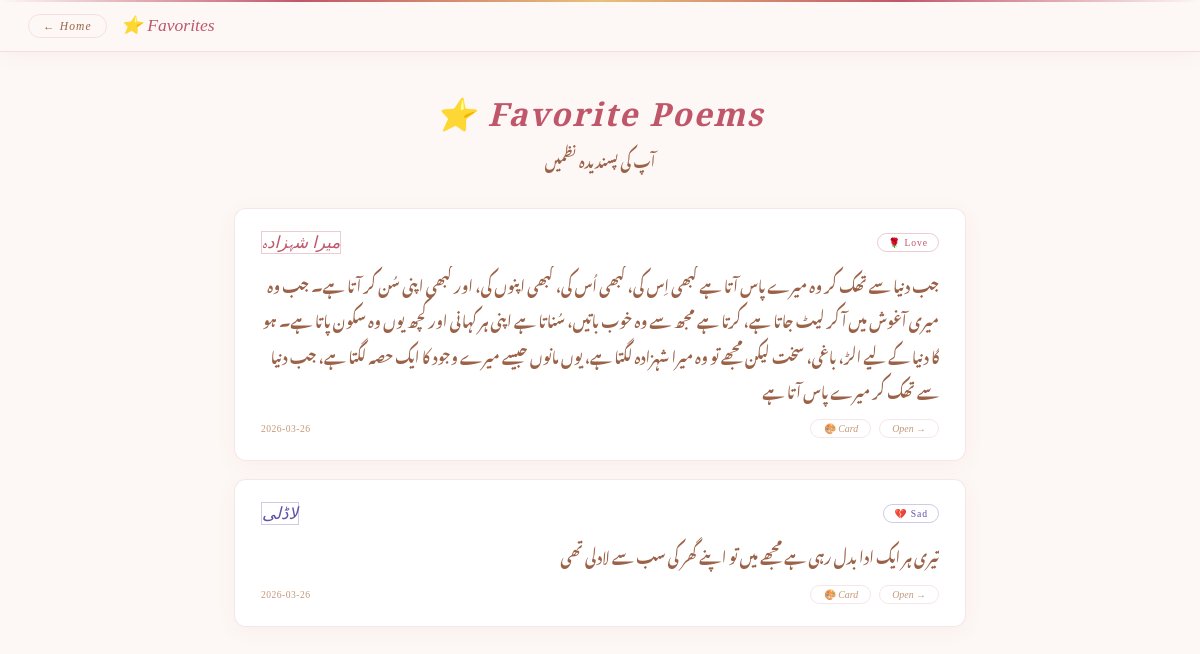
/favorites, run on the app's committed database.
### tables this page shows
CREATE TABLE poems (
            id      INTEGER PRIMARY KEY AUTOINCREMENT,
            mood    TEXT NOT NULL,
            title   TEXT NOT NULL,
            content TEXT NOT NULL,
            created TEXT DEFAULT (date('now'))
        , image TEXT DEFAULT NULL, user_id INTEGER DEFAULT 1, is_public INTEGER DEFAULT 0);

### app.py (the view)
@app.route('/favorites')
def favorites():
    conn = sqlite3.connect(DB)
    c = conn.cursor()
    c.execute('''SELECT p.id, p.mood, p.title, p.content, p.created, p.image
                 FROM poems p
                 JOIN favorites f ON p.id = f.poem_id
                 ORDER BY f.added DESC''')
    poems = c.fetchall()
    conn.close()
    return render_template('favorites.html', poems=poems)

### templates/favorites.html (shortened to what this page needs)
<!DOCTYPE html>
<html lang="en" dir="ltr">
<head>
</head>
<body>
<div class="petals">
</div>
<nav class="navbar">
  <a href="/" class="back-btn">← Home</a>
  <div class="nav-title">⭐ Favorites</div>
</nav>
<div class="main">
  <div class="page-heading">
    <h1>⭐ Favorite Poems</h1>
    <p>آپ کی پسندیدہ نظمیں</p>
  </div>
  {% if poems %}
    {% for poem in poems %}
    <div class="fav-card">
      <div class="fav-header">
        <div class="fav-title mood-{{ poem[1] }}">{{ poem[2] }}</div>
        <span class="fav-mood mood-{{ poem[1] }}">
          {% if poem[1] == 'love' %}🌹 Love
          {% elif poem[1] == 'reality' %}🌍 Reality
          {% elif poem[1] == 'happy' %}😊 Happy
          {% elif poem[1] == 'dosti' %}🤝 Dosti
          {% else %}💔 Sad{% endif %}
        </span>
      </div>
      <div class="fav-text">{{ poem[3] }}</div>
      <div class="fav-footer">
        <span class="fav-date">{{ poem[4] }}</span>
        <div class="fav-actions">
          <a href="/card/{{ poem[0] }}" class="fav-btn">🎨 Card</a>
          <a href="/section/{{ poem[1] }}" class="fav-btn">Open →</a>
        </div>
      </div>
    </div>
    {% endfor %}
  {% else %}
    <div class="empty-state">
      <div class="empty-emoji">⭐</div>
      Abhi koi favorite nahi hai!<br/>
      <span style="font-size:0.75rem;">Kisi poem par ☆ Favorite click karo!</span>
    </div>
  {% endif %}
</div>
</body>
</html>

### templates/favorites.html (style rules this page uses)
:root { --bg:#fdf8f5; --bg2:#faf0ea; --text:#3d1f14; --text2:#9b6248; --muted:#c4997a; --border:rgba(192,86,106,0.15); --gold:#c9954a; --gold2:#e8c17a; --rose:#c0566a; --rose2:#e0889a; }
*, *::before, *::after { margin:0; padding:0; box-sizing:border-box; }
body { background:var(--bg); color:var(--text); font-family:'Playfair Display',serif; min-height:100vh; }
.petals { position:fixed; inset:0; z-index:0; pointer-events:none; overflow:hidden; }
.navbar { position:sticky; top:0; z-index:100; background:rgba(253,248,245,0.93); backdrop-filter:blur(12px); border-bottom:1px solid var(--border); display:flex; align-items:center; padding:0 28px; height:52px; gap:14px; box-shadow:0 2px 20px rgba(192,86,106,0.07); }
.back-btn { text-decoration:none; padding:5px 14px; border:1px solid var(--border); border-radius:20px; color:var(--text2); font-size:0.72rem; letter-spacing:0.1em; transition:all 0.2s; font-family:'Cormorant Garamond',serif; font-style:italic; }
.nav-title { font-style:italic; font-size:1.1rem; color:var(--rose); }
.main { max-width:780px; margin:0 auto; padding:40px 24px; position:relative; z-index:1; }
.page-heading { text-align:center; margin-bottom:32px; }
.page-heading h1 { font-style:italic; font-size:2rem; color:var(--rose); letter-spacing:0.06em; margin-bottom:6px; }
.page-heading p { font-family:'Noto Nastaliq Urdu',serif; font-size:0.88rem; color:var(--text2); }
.fav-card { background:white; border:1px solid var(--border); border-radius:12px; padding:22px 26px; margin-bottom:18px; overflow:hidden; box-shadow:0 4px 20px rgba(192,86,106,0.06); transition:all 0.2s; }
.fav-header { display:flex; justify-content:space-between; align-items:center; margin-bottom:12px; }
.fav-title { font-style:italic; font-size:1.05rem; }
.fav-mood { font-size:0.6rem; padding:3px 10px; border-radius:10px; letter-spacing:0.1em; font-family:'Cormorant Garamond',serif; }
.mood-love { color:#c0566a; border:1px solid rgba(192,86,106,0.3); }
.mood-sad { color:#6050a8; border:1px solid rgba(96,80,168,0.3); }
.fav-title.mood-love { color:#c0566a; }
.fav-title.mood-sad { color:#6050a8; }
.fav-text { font-family:'Noto Nastaliq Urdu',serif; font-size:0.92rem; line-height:2.4; color:var(--text2); text-align:right; direction:rtl; display:-webkit-box; -webkit-line-clamp:4; -webkit-box-orient:vertical; overflow:hidden; }
.fav-footer { display:flex; justify-content:space-between; align-items:center; margin-top:12px; clear:both; }
.fav-date { font-size:0.6rem; color:var(--muted); letter-spacing:0.05em; font-family:'Cormorant Garamond',serif; }
.fav-actions { display:flex; gap:8px; }
.fav-btn { font-size:0.62rem; color:var(--muted); text-decoration:none; border:1px solid var(--border); padding:3px 12px; border-radius:12px; transition:all 0.2s; font-family:'Cormorant Garamond',serif; font-style:italic; }

### data on the page
poems: title "میرا شہزادہ", mood "🌹 Love", content "جب دنیا سے تھک کر وہ میرے پاس آتا ہے کبھی اِس کی، کبھی اُس کی، کبھی اپنوں کی، اور کبھی اپنی سُن کر آتا ہے۔ جب وہ میری آغوش میں آ کر لیٹ جاتا ہے، کرتا ہے مجھ سے وہ خوب باتیں، سُناتا ہے اپنی ہر کہانی اور کچھ یوں وہ سکون پاتا ہے۔ ہو گا دنیا کے لیے الڑ، باغی، سخت لیکن مجھے تو وہ میرا شہزادہ لگتا ہے، یوں مانوں جیسے میرے وجود کا ایک حصہ لگتا ہے، جب دنیا سے تھک کر میرے پاس آتا ہے", created "2026-03-26"
poems: title "لاڈلی", mood "💔 Sad", content "تیری ہر ایک ادا بدل رہی ہے مجھے میں تو اپنے گھر کی سب سے لادلی تھی", created "2026-03-26"
